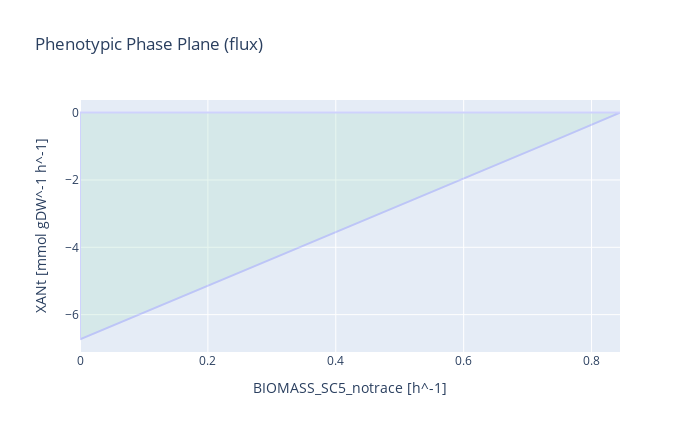

This figure's notebook cell:
### Code cell
#Performing Phenotypic Phase plane flux modelling for various input parameters in Saccharomyces cerevisiae S288C
#Xanan(EPS Modelling)

from cameo import phenotypic_phase_plane
sc_model.reactions.EX_o2_e.lower_bound = -20
sc_model.reactions.EX_co2_e.lower_bound = 0

result = phenotypic_phase_plane(sc_model,variables=[sc_model.reactions.BIOMASS_SC5_notrace],
                                      objective=sc_model.reactions.XANt,points=10)
result.plot()
result.data_frame

### Figure 1 — Plotly figure (JSON) as saved in the notebook; plotly's stock layout.template omitted (floating-point values rounded to 4 significant figures)
{"data": [{"fill": "toself", "fillcolor": "#B3E2CD", "hoverinfo": "none", "marker": {"line": {"color": "#B3E2CD"}, "opacity": 0.3}, "mode": "lines", "name": "WT", "opacity": 0.3, "type": "scatter", "x": [0, 0.09383, 0.1877, 0.2815, 0.3753, 0.4692, 0.563, 0.6568, 0.7507, 0.8445, 0.8445, 0.7507, 0.6568, 0.563, 0.4692, 0.3753, 0.2815, 0.1877, 0.09383, 0, 0, 0], "y": [-6.735, -5.989, -5.244, -4.498, -3.753, -3.007, -2.262, -1.515, -0.7577, -2.616e-14, 0, 5.962e-16, -9.659e-16, 0, 0, 0, 2.209e-14, 0, 1.998e-15, 0, -6.735, 0]}], "layout": {"height": 432, "title": {"text": "Phenotypic Phase Plane (flux)"}, "width": 700, "xaxis": {"title": {"text": "BIOMASS_SC5_notrace [h^-1]"}}, "yaxis": {"title": {"text": "XANt [mmol gDW^-1 h^-1]"}}}}
